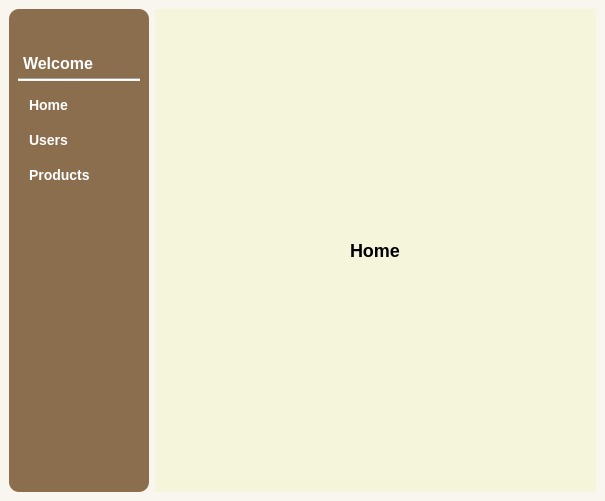
<?xml version="1.0" encoding="UTF-8"?>
<ui version="4.0">
 <class>MainWindow</class>
 <widget class="QMainWindow" name="MainWindow">
  <property name="geometry">
   <rect>
    <x>0</x>
    <y>0</y>
    <width>605</width>
    <height>501</height>
   </rect>
  </property>
  <property name="windowTitle">
   <string>MainWindow</string>
  </property>
  <property name="styleSheet">
   <string notr="true">background-color: #F9F6F0;</string>
  </property>
  <widget class="QWidget" name="centralwidget">
   <layout class="QHBoxLayout" name="horizontalLayout">
    <item>
     <widget class="QWidget" name="wdgt_sidebar" native="true">
      <property name="sizePolicy">
       <sizepolicy hsizetype="Preferred" vsizetype="Expanding">
        <horstretch>0</horstretch>
        <verstretch>0</verstretch>
       </sizepolicy>
      </property>
      <property name="minimumSize">
       <size>
        <width>140</width>
        <height>0</height>
       </size>
      </property>
      <property name="styleSheet">
       <string notr="true">QWidget#wdgt_sidebar {
    background-color: #8B6E4E ;  /* Calm purple color */

   /* border-bottom-left-radius: 15px;*/
	border-radius: 10px;
	padding: 10px;
}
</string>
      </property>
      <layout class="QVBoxLayout" name="verticalLayout">
       <property name="spacing">
        <number>0</number>
       </property>
       <item>
        <widget class="QFrame" name="frame_1">
         <property name="minimumSize">
          <size>
           <width>0</width>
           <height>60</height>
          </size>
         </property>
         <property name="styleSheet">
          <string notr="true">background-color: transparent;
padding-bottom: 2 px;</string>
         </property>
         <property name="frameShape">
          <enum>QFrame::StyledPanel</enum>
         </property>
         <property name="frameShadow">
          <enum>QFrame::Raised</enum>
         </property>
         <layout class="QVBoxLayout" name="verticalLayout_2">
          <property name="spacing">
           <number>0</number>
          </property>
          <property name="sizeConstraint">
           <enum>QLayout::SetNoConstraint</enum>
          </property>
          <property name="leftMargin">
           <number>0</number>
          </property>
          <property name="bottomMargin">
           <number>0</number>
          </property>
          <item alignment="Qt::AlignLeft|Qt::AlignBottom">
           <widget class="QLabel" name="label">
            <property name="styleSheet">
             <string notr="true">background-color:transparent;
color:White;
font: bold 16px;</string>
            </property>
            <property name="text">
             <string>Welcome</string>
            </property>
           </widget>
          </item>
         </layout>
        </widget>
       </item>
       <item>
        <widget class="Line" name="line">
         <property name="styleSheet">
          <string notr="true">background-color: 0xffffff;
padding-bottom: 10px;</string>
         </property>
         <property name="orientation">
          <enum>Qt::Horizontal</enum>
         </property>
        </widget>
       </item>
       <item>
        <widget class="QFrame" name="frame_2">
         <property name="sizePolicy">
          <sizepolicy hsizetype="Preferred" vsizetype="Expanding">
           <horstretch>0</horstretch>
           <verstretch>0</verstretch>
          </sizepolicy>
         </property>
         <property name="styleSheet">
          <string notr="true">background-color: transparent;</string>
         </property>
         <property name="frameShape">
          <enum>QFrame::StyledPanel</enum>
         </property>
         <property name="frameShadow">
          <enum>QFrame::Raised</enum>
         </property>
         <layout class="QVBoxLayout" name="verticalLayout_3">
          <property name="spacing">
           <number>0</number>
          </property>
          <property name="leftMargin">
           <number>0</number>
          </property>
          <property name="topMargin">
           <number>0</number>
          </property>
          <property name="rightMargin">
           <number>0</number>
          </property>
          <property name="bottomMargin">
           <number>0</number>
          </property>
          <item>
           <widget class="QFrame" name="frame">
            <property name="minimumSize">
             <size>
              <width>0</width>
              <height>25</height>
             </size>
            </property>
            <property name="frameShape">
             <enum>QFrame::StyledPanel</enum>
            </property>
            <property name="frameShadow">
             <enum>QFrame::Raised</enum>
            </property>
            <layout class="QVBoxLayout" name="verticalLayout_4">
             <property name="spacing">
              <number>10</number>
             </property>
             <item>
              <widget class="QPushButton" name="btn_home">
               <property name="sizePolicy">
                <sizepolicy hsizetype="Minimum" vsizetype="Fixed">
                 <horstretch>0</horstretch>
                 <verstretch>1</verstretch>
                </sizepolicy>
               </property>
               <property name="minimumSize">
                <size>
                 <width>0</width>
                 <height>25</height>
                </size>
               </property>
               <property name="styleSheet">
                <string notr="true">QPushButton
{
	background-color: transparent;
	border-radius: 5px;
	color:white;
	font: bold 14px;
    text-align: left;  /* Aligns the text to the left */

}
/* Hover effect */
QPushButton:hover {
    background-color: #8B5E3C;  /* Lighter shade for hover */
}

/* Clicked (pressed) effect */
QPushButton:pressed {
    background-color: #6A3E26;  /* Darker shade for click effect */
}

</string>
               </property>
               <property name="text">
                <string>Home</string>
               </property>
               <property name="icon">
                <iconset resource="resources.qrc">
                 <normaloff>:/Icons/home.svg</normaloff>:/Icons/home.svg</iconset>
               </property>
               <property name="iconSize">
                <size>
                 <width>16</width>
                 <height>16</height>
                </size>
               </property>
              </widget>
             </item>
             <item>
              <widget class="QPushButton" name="btn_users">
               <property name="minimumSize">
                <size>
                 <width>0</width>
                 <height>25</height>
                </size>
               </property>
               <property name="styleSheet">
                <string notr="true">QPushButton
{
	background-color: transparent;
	border-radius: 5px;
	color:white;
	font: bold 14px;
    text-align: left;  /* Aligns the text to the left */

}
/* Hover effect */
QPushButton:hover {
    background-color: #8B5E3C;  /* Lighter shade for hover */
}

/* Clicked (pressed) effect */
QPushButton:pressed {
    background-color: #6A3E26;  /* Darker shade for click effect */
}

</string>
               </property>
               <property name="text">
                <string>Users</string>
               </property>
               <property name="icon">
                <iconset resource="resources.qrc">
                 <normaloff>:/Icons/users.svg</normaloff>:/Icons/users.svg</iconset>
               </property>
              </widget>
             </item>
             <item>
              <widget class="QPushButton" name="btn_products">
               <property name="minimumSize">
                <size>
                 <width>0</width>
                 <height>25</height>
                </size>
               </property>
               <property name="styleSheet">
                <string notr="true">QPushButton
{
	background-color: transparent;
	border-radius: 5px;
	color:white;
	font: bold 14px;
    text-align: left;  /* Aligns the text to the left */

}
/* Hover effect */
QPushButton:hover {
    background-color: #8B5E3C;  /* Lighter shade for hover */
}

/* Clicked (pressed) effect */
QPushButton:pressed {
    background-color: #6A3E26;  /* Darker shade for click effect */
}

</string>
               </property>
               <property name="text">
                <string>Products</string>
               </property>
               <property name="icon">
                <iconset resource="resources.qrc">
                 <normaloff>:/Icons/cart.svg</normaloff>:/Icons/cart.svg</iconset>
               </property>
              </widget>
             </item>
            </layout>
           </widget>
          </item>
          <item>
           <widget class="QFrame" name="frame_4">
            <property name="sizePolicy">
             <sizepolicy hsizetype="Preferred" vsizetype="Expanding">
              <horstretch>0</horstretch>
              <verstretch>0</verstretch>
             </sizepolicy>
            </property>
            <property name="frameShape">
             <enum>QFrame::StyledPanel</enum>
            </property>
            <property name="frameShadow">
             <enum>QFrame::Raised</enum>
            </property>
           </widget>
          </item>
         </layout>
        </widget>
       </item>
      </layout>
     </widget>
    </item>
    <item>
     <widget class="QStackedWidget" name="wdgt_mainPages">
      <property name="styleSheet">
       <string notr="true"/>
      </property>
      <property name="frameShadow">
       <enum>QFrame::Sunken</enum>
      </property>
      <widget class="QWidget" name="pg_home">
       <property name="styleSheet">
        <string notr="true">background-color: #F5F5DC</string>
       </property>
       <layout class="QVBoxLayout" name="verticalLayout_5">
        <item alignment="Qt::AlignHCenter">
         <widget class="QLabel" name="label_2">
          <property name="styleSheet">
           <string notr="true">color: black;
font: bold 18px;
</string>
          </property>
          <property name="text">
           <string>Home</string>
          </property>
         </widget>
        </item>
       </layout>
      </widget>
      <widget class="QWidget" name="pg_users">
       <property name="styleSheet">
        <string notr="true">background-color: #F5F5DC</string>
       </property>
       <layout class="QVBoxLayout" name="verticalLayout_6">
        <item alignment="Qt::AlignHCenter">
         <widget class="QLabel" name="label_3">
          <property name="styleSheet">
           <string notr="true">color: black;
font: bold 18px;
</string>
          </property>
          <property name="text">
           <string>Users</string>
          </property>
         </widget>
        </item>
       </layout>
      </widget>
      <widget class="QWidget" name="pg_products">
       <property name="styleSheet">
        <string notr="true">background-color: #F5F5DC</string>
       </property>
       <layout class="QVBoxLayout" name="verticalLayout_7">
        <item alignment="Qt::AlignHCenter">
         <widget class="QLabel" name="label_4">
          <property name="styleSheet">
           <string notr="true">color: black;
font: bold 18px;
</string>
          </property>
          <property name="text">
           <string>Products</string>
          </property>
         </widget>
        </item>
       </layout>
      </widget>
     </widget>
    </item>
   </layout>
  </widget>
 </widget>
 <resources>
  <include location="resources.qrc"/>
 </resources>
 <connections/>
</ui>
